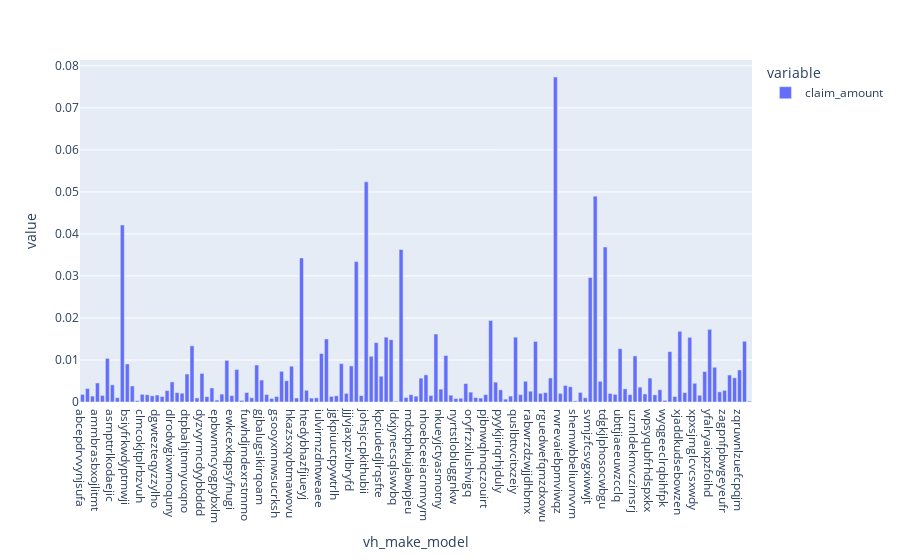

Notebook code cell kept with this figure:
### Markdown cell above
#### Porcentagem de claim de cada veículo

### Code cell
df_cars_info = df_modelos.groupby('vh_make_model')['claim_amount'].sum()/df_modelos['claim_amount'].sum()
fig = px.bar(df_cars_info)
fig.show()

### Figure 1 — Plotly figure (JSON) as saved in the notebook; plotly's stock layout.template omitted (floating-point values rounded to 4 significant figures; data arrays with more than 128 entries replaced by an {"elided": "..."} marker saying what was removed)
{"data": [{"alignmentgroup": "True", "hovertemplate": "variable=claim_amount<br>vh_make_model=%{x}<br>value=%{y}<extra></extra>", "legendgroup": "claim_amount", "marker": {"color": "#636efa"}, "name": "claim_amount", "offsetgroup": "claim_amount", "orientation": "v", "showlegend": true, "textposition": "auto", "type": "bar", "x": {"elided": "135 str values"}, "xaxis": "x", "y": {"elided": "135 float values"}, "yaxis": "y"}], "layout": {"barmode": "relative", "legend": {"title": {"text": "variable"}, "tracegroupgap": 0}, "margin": {"t": 60}, "xaxis": {"anchor": "y", "domain": [0, 1], "title": {"text": "vh_make_model"}}, "yaxis": {"anchor": "x", "domain": [0, 1], "title": {"text": "value"}}}}
